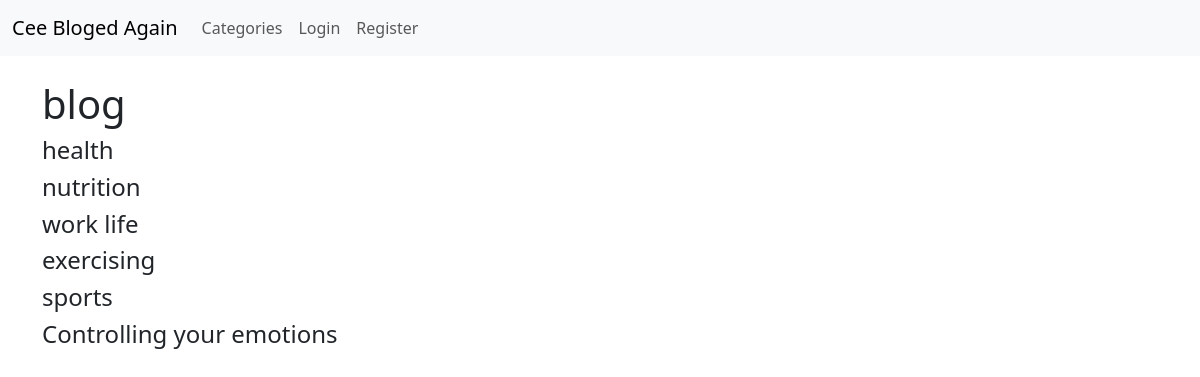
/category_list, run on an earlier commit of the app's database.
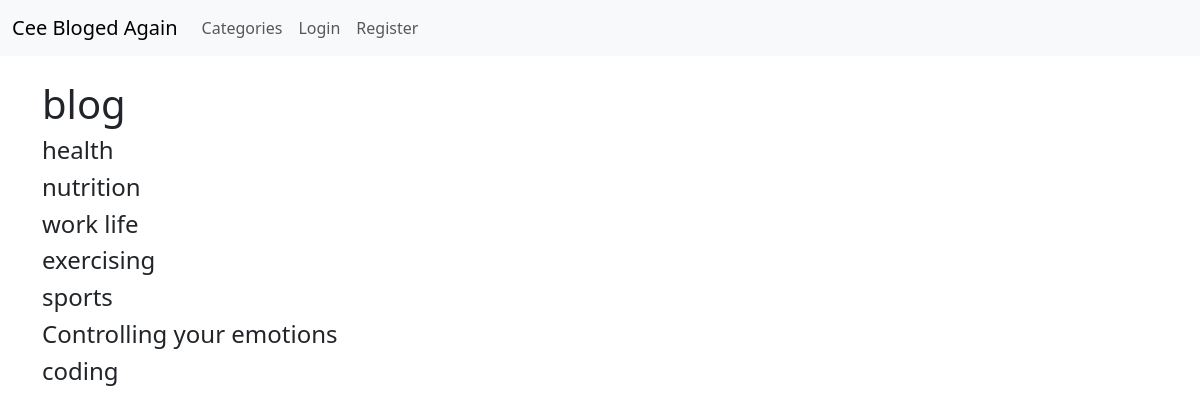
And on a later commit of the database.
### blog_cee/models.py (models this page shows, shortened)
class Category(models.Model):
    name = models.CharField(max_length=255)
    def __str__(self):
        return self.name

### blog_cee/views.py (the view)
# urls.py: path('category_list', CategoryListView, name='category_list'),
def CategoryListView(request):
    cat_menu_list = Category.objects.all()
    return render(request,'category_list.html',{'cat_menu_list':cat_menu_list})

### blog_cee/templates/category_list.html (shortened to what this page needs)
{% extends 'base_new.html' %}
{% block content %}
    <h1>blog </h1>
    {% for item in cat_menu_list %}
    <h4><a class="dropdown-item" href="{% url 'category' item|slugify %}">{{item}}</a></h4>
    {% endfor %}
{% endblock %}

### blog_cee/templates/base_new.html (shortened to what this page needs)
{% load static %}
<!doctype html>
<html lang="en">
  <head>
    <link href="https://cdn.jsdelivr.net/npm/bootstrap@5.3.0/dist/css/bootstrap.min.css" rel="stylesheet">
  </head>
  <body>
    <nav class="navbar navbar-expand-lg bg-body-tertiary">
        <div class="container-fluid">
          <a class="navbar-brand" href="{% url 'home' %}">Cee Bloged Again</a>
          <div class="collapse navbar-collapse" id="navbarSupportedContent">
            <ul class="navbar-nav me-auto mb-2 mb-lg-0">
              {% if cat_menu %}
              <li class="nav-item dropdown">
                <a class="nav-link dropdown-toggle" href="#" role="button" data-bs-toggle="dropdown" aria-expanded="false">
                 Categories
                </a>
                <ul class="dropdown-menu">
                  {% for item in cat_menu %}
                  <li><a class="dropdown-item" href="{% url 'category' item|slugify %}">{{item}}</a></li>
                  {% endfor %}
                </ul>
              </li>
              {% else %}
                <li class="nav-item">
                  <a class="nav-link" href="{% url 'category_list' %}">Categories</a>
                </li>
              {% endif %}
              {% if user.is_authenticated %}
                <li class="nav-item">
                  <a class="nav-link" href="{% url 'add_post' %}">Add Post</a>
                </li>
                <li class="nav-item">
                  <a class="nav-link" href="{% url 'add_category' %}">Add Category</a>
                </li>
                <li class="nav-item">
                  <a class="nav-link" href="{% url 'logout' %}">Logoout</a>
                </li>
                <!-- <li class="nav-item dropdown">
                  <a class="nav-link dropdown-toggle" href="#" role="button" data-bs-toggle="dropdown" aria-expanded="false">
                   Profile
                  </a>
                  <ul class="dropdown-menu">
                    <li><a class="dropdown-item" href="{% url 'edit_profile' %}">Edit Settings</a></li>
                    {% if user.profile.id %}
                      <li><a class="dropdown-item" href="{% url 'edit_profile_page' user.profile.id %}">Edit Profile Page</a></li>
                      <li><a class="dropdown-item" href="{% url 'show_profile_page' user.profile.id %}">Show Profile Page</a></li>
                    {% else %}
                      <li><a class="dropdown-item" href="{% url 'create_profile_page' %}">Create Profile Page</a></li>
                    {% endif %}
                  </ul>
                </li> -->
                {% if user.is_authenticated %}
                  <li class="nav-item dropdown">
                    <a class="nav-link dropdown-toggle" href="#" role="button" data-bs-toggle="dropdown" aria-expanded="false">
                      {{user.first_name}} {{user.last_name}}
                    </a>
                    <ul class="dropdown-menu">
                      <li><a class="dropdown-item" href="{% url 'edit_profile' %}">Edit Settings</a></li>
                      {% if user.profile.id %}
                        <li><a class="dropdown-item" href="{% url 'edit_profile_page' user.profile.id %}">Edit Profile Page</a></li>
                        <li><a class="dropdown-item" href="{% url 'show_profile_page' user.profile.id %}">Show Profile Page</a></li>
                      {% else %}
                        <li><a class="dropdown-item" href="{% url 'create_profile_page' %}">Create Profile Page</a></li>
                      {% endif %}
                      <li><a class="dropdown-item" href="{% url 'logout' %}">Logout</a></li>
                    </ul>
                  </li>
                    <!-- <ul class="navbar-nav ms-auto mb-2 mb-lg-0">
                      <li class="nav-item">
                          <a class="dropdown-item" href="{% url 'login' %}">Login</a>
                      </li>
                  </ul> -->
                {% endif%}
              {% else %}
              <li class="nav-item">
                <a class="nav-link" href="{% url 'login' %}">Login</a>
              </li>
              <li class="nav-item">
                <a class="nav-link" href="{% url 'register' %}">Register</a>
              </li>
              {% endif %}
            </ul>
          </div>
        </div>
      </nav>
    <br/>
    <div class="container">
    {% block content %}
    {% endblock %}
    </div>
  </body>
</html>

What changed in the data, as far as the page shows it:
added Category: name "coding"
